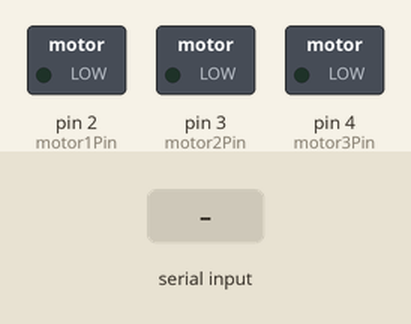
This sketch was run on a simulated Arduino Uno, built with avr-gcc and run on an emulated ATmega328P. Parts: switched loads named in the sketch (green lamp = pin HIGH). Dashed ring = blinking. The inputs (shaded band) are chosen by the test bench. What the sketch prints to the serial monitor is not drawn.

Above: at 1.2 s.
1.3 s: "90,45\n" received over Serial
4.3 s: "90\n" received over Serial
At 5.5 s:
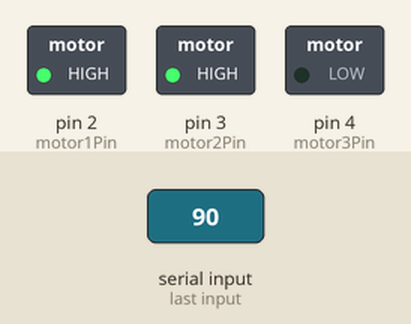
7.3 s: byte 10 ('\n') received over Serial
At 7.8 s:
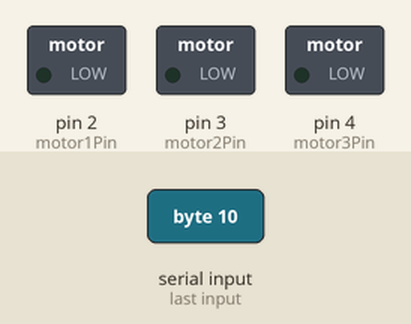
8.8 s: "200\n" received over Serial
At 11.05 s:
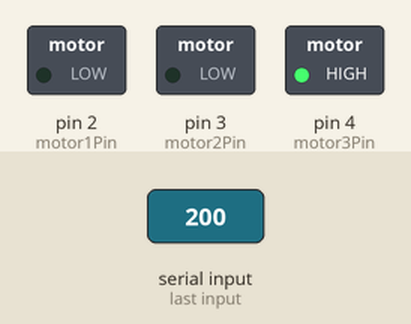
11.8 s: "30,150\n" received over Serial
At 12.8 s:
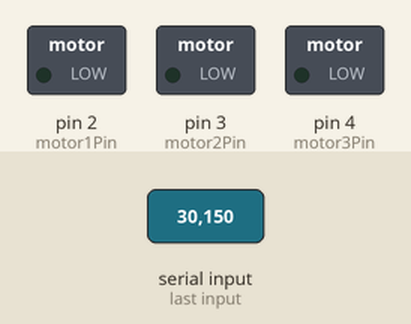
Timing chart, 0 to 14.3 s (numbered marks = the images above; inputs shaded):
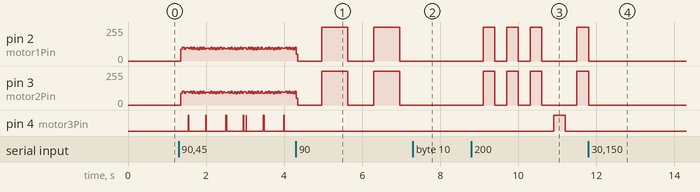

The sketch:

Arduino_Vibrating_motors.ino
```cpp
#include <Arduino.h> //Remove at release

//Change values to digital pins the motors are connected to
int motor1Pin = 2;
int motor2Pin = 3;
int motor3Pin = 4;

int bpm = 0;
float bps = 0;
char incomingByte;
const int motors = 3;
int count = 0;

void setup()
{
  //Set motor pins to output
  pinMode(motor1Pin, OUTPUT);
  pinMode(motor2Pin, OUTPUT);
  pinMode(motor3Pin, OUTPUT);

  //Set motors to off
  digitalWrite(motor1Pin, LOW);
  digitalWrite(motor2Pin, LOW);
  digitalWrite(motor3Pin, LOW);


  //Beign receiving serial data at 9600 Baud rate
  Serial.begin(9600);
  Serial.println("Arduino serial open");

}

void loop()
{
  //Turn motors off
  digitalWrite(motor1Pin, LOW);
  digitalWrite(motor2Pin, LOW);
  digitalWrite(motor3Pin, LOW);

  //If bpm is greater than 0 loop through and turn motors on in turn
    if (bpm > 0) {
      delay(bps);
      if(changeMotorState()){ //If function returns true then serial data is available, so exit function
        return;
      }
    }
}

boolean changeMotorState()
{
  if (count <motors){
    digitalWrite(motor1Pin, HIGH); //Turn motors on
    digitalWrite(motor2Pin, HIGH);
    count += 1;
    if (Serial.available()>0){ //If data is available on serial port stop loop
      digitalWrite(motor1Pin, LOW);
      digitalWrite(motor2Pin, LOW);
      return true;
    }
    delay(bps); //Wait for amount of time equal to the beats per second
    digitalWrite(motor1Pin, LOW); //Turn motors off
    digitalWrite(motor2Pin, LOW);
    return false;
  }
  else {
    digitalWrite(motor3Pin, HIGH);
    count = 0;
    if (Serial.available()>0){ //If data is available on serial port stop loop
      digitalWrite(motor3Pin, LOW);
      return true;
    }
    delay(bps); //Wait for amount of time equal to the beats per second
    digitalWrite(motor3Pin, LOW); //Turn motors off
    return false;
  }
}

//Serial event runs when data is available in serial connection and when no other function is running
void serialEvent()
{
  bpm = 0;         //Throw away previous bpm
  while(1) {            //Loop until 'n' is received
    if (Serial.available() > 0) {
      incomingByte = Serial.read();
      if (incomingByte == '\n') break;   //If end of data, exit the while loop
      if (incomingByte == -1) continue;  //If no characters are in the buffer read() returns -1
      bpm *= 10;  //Shift bpm to the left by 1 decimal place
      //Convert read data from ASCII to integer, add, and shift left 1 decimal place
      bpm = ((incomingByte - 48) + bpm);
    }
  }
 bps = (1.0/(bpm/60.0))*1000; //Divide 1 by bpm divided by 60 to get bps, then multiply by 1000 to get bps in milliseconds


}
```

Measured:
- after the input at 4.3 s, pin 4 (motor3Pin): stops changing and stays LOW
- after the input at 7.3 s, pin 4 (motor3Pin): stays LOW (without the input it goes to HIGH after 0.33 s)
- after the input at 8.8 s, pin 2 (motor1Pin), pin 3 (motor2Pin): 0/255 → 255/255 after 0.30 s, then repeats every 0.60 s: 0/255 0.30 s, 255/255 0.30 s; pin 4 (motor3Pin): LOW → HIGH after 2.1 s, → LOW 0.30 s later
- after the input at 11.8 s, pin 2 (motor1Pin), pin 3 (motor2Pin): goes on until 11.8 s, then stays 0/255; pin 4 (motor3Pin): stays LOW (without the input it goes to HIGH after 1.5 s)
- by itself, pin 2 (motor1Pin), pin 3 (motor2Pin): alternates 255/255 for 0.67 s and 0/255 for 0.66 s
